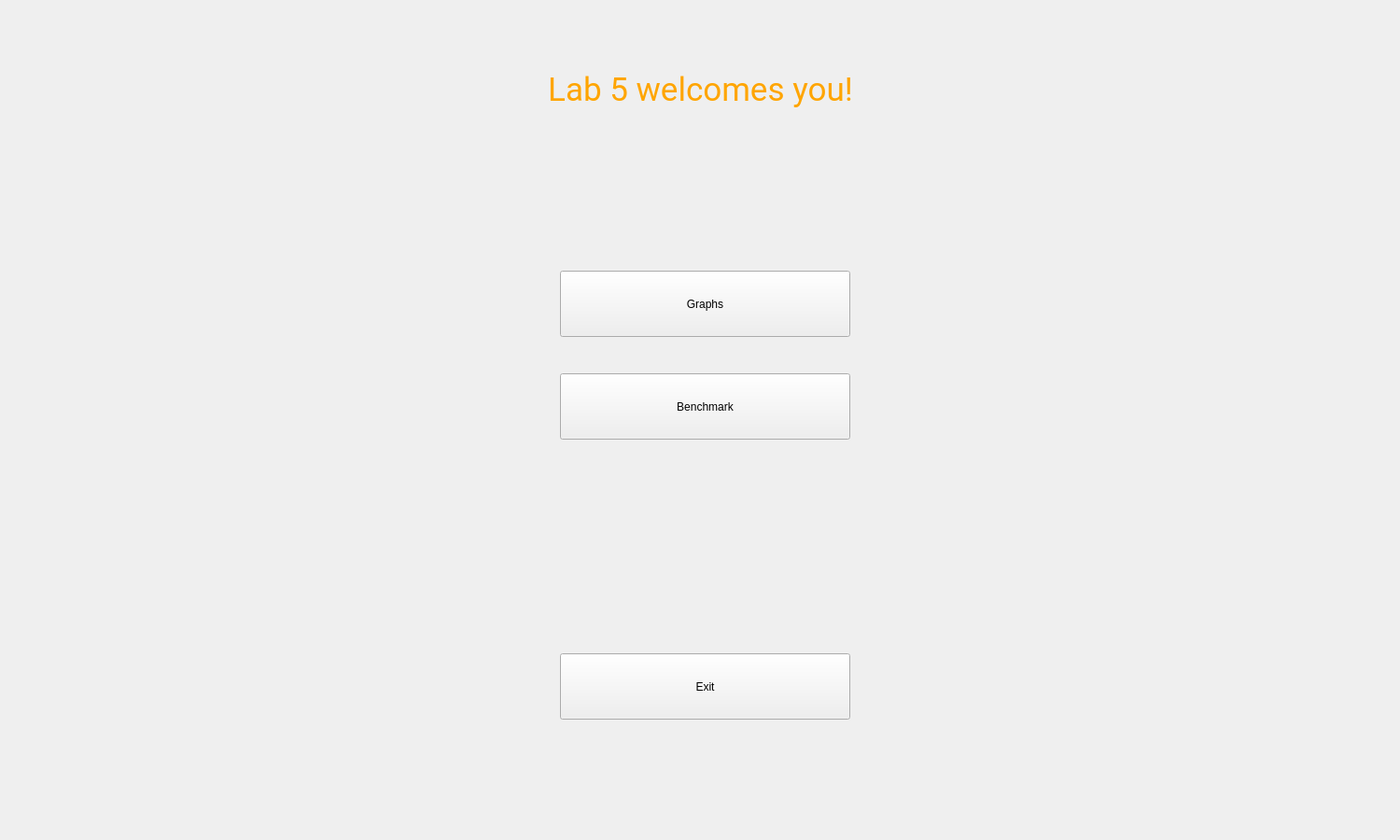
<?xml version="1.0" encoding="UTF-8"?>
<ui version="4.0">
 <class>MainWindow</class>
 <widget class="QMainWindow" name="MainWindow">
  <property name="geometry">
   <rect>
    <x>0</x>
    <y>0</y>
    <width>1500</width>
    <height>900</height>
   </rect>
  </property>
  <property name="windowTitle">
   <string>MainWindow</string>
  </property>
  <widget class="QWidget" name="centralwidget">
   <widget class="QStackedWidget" name="stackedWidget">
    <property name="geometry">
     <rect>
      <x>0</x>
      <y>0</y>
      <width>1500</width>
      <height>900</height>
     </rect>
    </property>
    <property name="currentIndex">
     <number>0</number>
    </property>
    <widget class="QWidget" name="mainPage_2">
     <widget class="QLabel" name="pageName">
      <property name="geometry">
       <rect>
        <x>0</x>
        <y>50</y>
        <width>1501</width>
        <height>91</height>
       </rect>
      </property>
      <property name="styleSheet">
       <string notr="true">color: orange;
font-size: 35px;
font-family: Roboto;</string>
      </property>
      <property name="text">
       <string>Lab 5 welcomes you!</string>
      </property>
      <property name="alignment">
       <set>Qt::AlignCenter</set>
      </property>
     </widget>
     <widget class="QPushButton" name="exitButton">
      <property name="geometry">
       <rect>
        <x>600</x>
        <y>700</y>
        <width>311</width>
        <height>71</height>
       </rect>
      </property>
      <property name="text">
       <string>Exit</string>
      </property>
     </widget>
     <widget class="QPushButton" name="benchmarkButton">
      <property name="geometry">
       <rect>
        <x>600</x>
        <y>400</y>
        <width>311</width>
        <height>71</height>
       </rect>
      </property>
      <property name="text">
       <string>Benchmark</string>
      </property>
     </widget>
     <widget class="QPushButton" name="graphsButton">
      <property name="geometry">
       <rect>
        <x>600</x>
        <y>290</y>
        <width>311</width>
        <height>71</height>
       </rect>
      </property>
      <property name="text">
       <string>Graphs</string>
      </property>
     </widget>
    </widget>
   </widget>
  </widget>
 </widget>
 <resources/>
 <connections/>
</ui>
